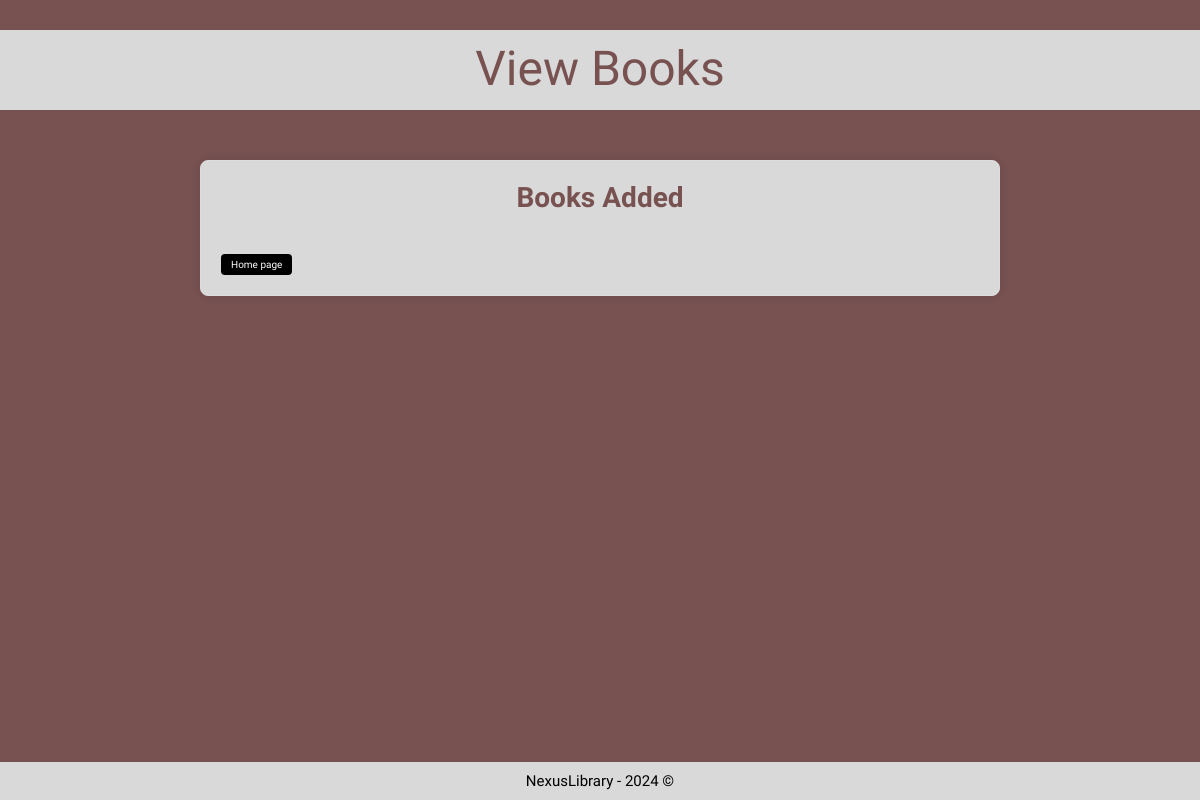
/books_added, run on an earlier commit of the app's database.
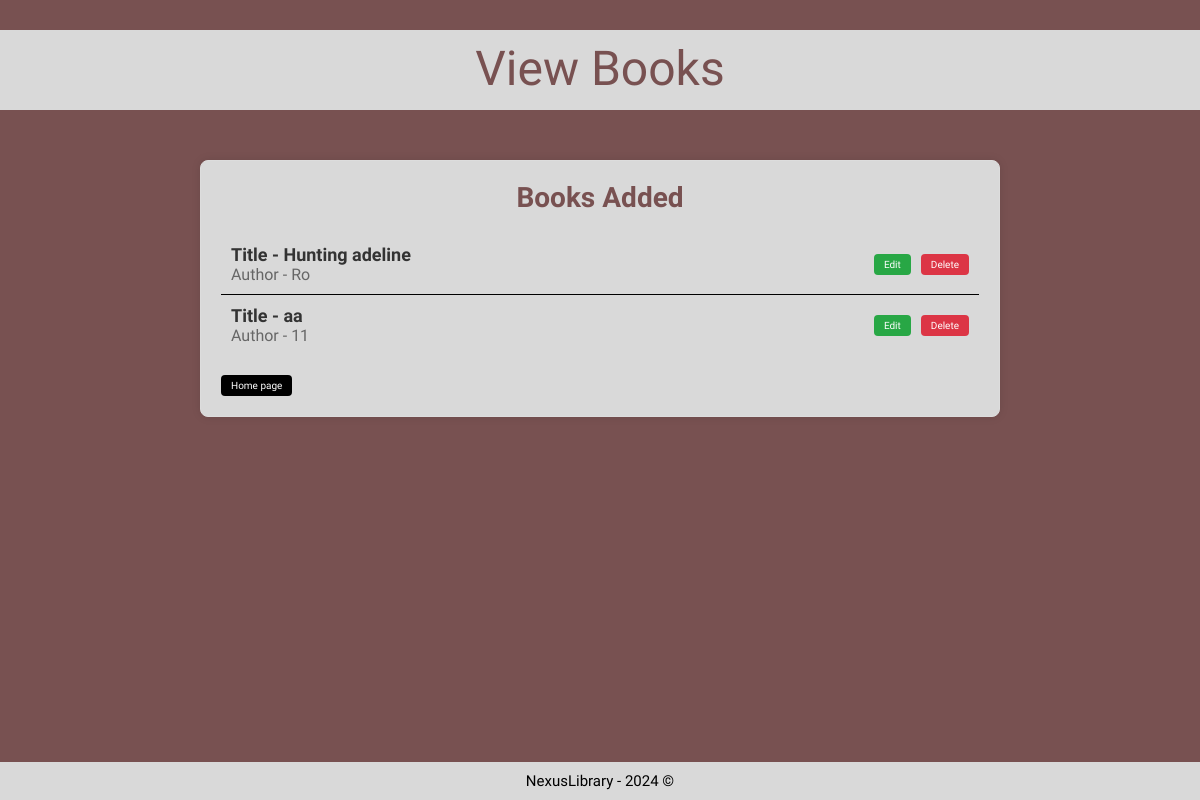
And on a later commit of the database.
### models.py (models this page shows)
class Book(Base):
    __tablename__ = "books"
    id = Column(Integer, primary_key=True, index=True)
    title = Column(String, index=True)
    author = Column(String, index=True)

### main.py (the view)
@app.get("/books_added", response_class=HTMLResponse)
async def added_books(request: Request, db: Session = Depends(get_db)):
    books = db.query(Book).all()
    return templates.TemplateResponse("books_added.html", {"request": request, "books": books})

### templates/books_added.html (shortened to what this page needs)
<!DOCTYPE html>
<html lang="pt-br">
<head>
    <link rel="stylesheet" type="text/css" href="/static/css/books_added.css">
</head>
<body>
    <div class="app">
        <header>
            <h1>View Books</h1>
        </header>
        <main>
            <div class="container">
                <h1>Books Added</h1>
                <ul class="book-list">
                    {% for book in books %}
                    <li class="book-item">
                        <div class="book-details">
                            <span class="book-title">Title - {{ book.title }}</span>
                            <span class="book-author">Author - {{ book.author }}</span>
                        </div>
                        <div class="book-actions">
                            <a href="/edit_book/{{ book.id }}" class="edit-btn">Edit</a>
                            <a href="/delete_book/{{ book.id }}" class="delete-btn">Delete</a>
                        </div>
                    </li>
                    {% endfor %}
                </ul>
                <a href="/index" class="back-btn">Home page</a>
            </div>
        </main>
    </div>
    <footer>
        <p>NexusLibrary - 2024 ©</p>
    </footer>
</body>
</html>

### static/css/books_added.css (style rules this page uses)
* { margin: 0; padding: 0; box-sizing: border-box; }
:root { font-size: 62.5%; }
body { font-family: 'Mulish', sans-serif; background-color: #785151; opacity: 0; animation: fadeIn 0.5s ease-in-out forwards; }
.app { display: flex; flex-direction: column; min-height: 100vh; }
header { margin-top: 3rem; height: 8rem; background: #D9D9D9; opacity: 0; animation: fadeInUp 0.5s ease-in-out 0.1s forwards; }
header h1 { text-align: center; color: #785151; font-family: Italiana, sans-serif; font-size: 48px; font-weight: 400; padding: 1rem; }
.container { flex: 1; width: 80%; max-width: 800px; margin: 50px auto; padding: 20px; background: #D9D9D9; border: 1px solid #dddddd; border-radius: 8px; box-shadow: 0 0 10px rgba(0, 0, 0, 0.1); opacity: 0; animation: fadeInUp 0.5s ease-in-out 0.2s forwards; }
h1 { font-family: Mulish, sans-serif; font-size: 2.8rem; color: #785151; text-align: center; margin-bottom: 20px; opacity: 0; animation: fadeInUp 0.5s ease-in-out 0.3s forwards; }
.book-list { list-style: none; padding: 0; opacity: 0; animation: fadeInUp 0.5s ease-in-out 0.4s forwards; }
.book-item { display: flex; justify-content: space-between; align-items: center; padding: 10px; border-bottom: 1px solid #000000; opacity: 0; animation: fadeInUp 0.5s ease-in-out 0.5s forwards; }
.book-item:last-child { border-bottom: none; }
.book-details { display: flex; flex-direction: column; }
.book-title { font-size: 18px; font-weight: bold; color: #333333; }
.book-author { font-size: 16px; color: #666666; }
.book-actions { display: flex; gap: 10px; }
.edit-btn, .delete-btn, .back-btn { padding: 5px 10px; border-radius: 4px; text-decoration: none; color: #ffffff; opacity: 0; animation: fadeInUp 0.5s ease-in-out 0.6s forwards; }
.edit-btn { background-color: #28a745; }
.delete-btn { background-color: #dc3545; }
.back-btn { display: inline-block; margin-top: 20px; background-color: #000000; text-align: center; }
footer { text-align: center; background: #D9D9D9; padding: 10px; width: 100%; bottom: 0; position: fixed; opacity: 0; animation: fadeInUp 0.5s ease-in-out 0.7s forwards; }
footer p { color: #000; font-family: "Mulish", sans-serif; font-size: 15px; font-weight: 400; }

What changed in the data, as far as the page shows it:
added Book: title "Hunting adeline", author "Ro"
added Book: title "aa", author "11"
